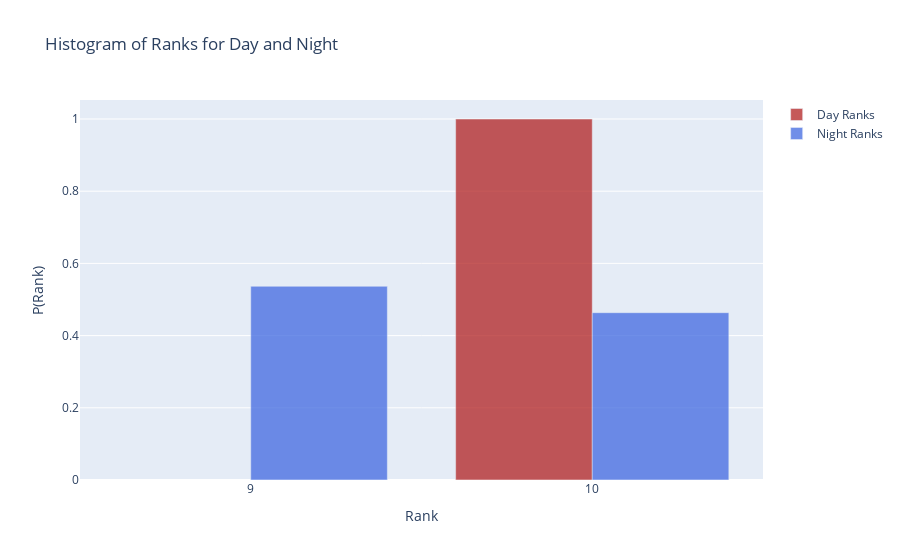

The notebook cell this image was saved under:
### Code cell
fig = go.Figure()


value, count = np.unique(all_ranks_day, return_counts=True)
count = count / count.sum()
fig.add_trace(
    go.Bar(
        x=value,
        y=count,
        name="Day Ranks",
        marker_color="firebrick",
        opacity=0.75,
    )
)

value, count = np.unique(all_ranks_night, return_counts=True)
count = count / count.sum()
fig.add_trace(
    go.Bar(
        x=value,
        y=count,
        name="Night Ranks",
        marker_color="royalblue",
        opacity=0.75,
    )
)

# Update layout
fig.update_layout(
    title="Histogram of Ranks for Day and Night",
    xaxis_title="Rank",
    yaxis_title="P(Rank)",
    barmode="group",
)

fig.show()

### Figure 1 — Plotly figure (JSON) as saved in the notebook; plotly's stock layout.template omitted (floating-point values rounded to 4 significant figures)
{"data": [{"marker": {"color": "firebrick"}, "name": "Day Ranks", "opacity": 0.75, "type": "bar", "x": [10], "y": [1]}, {"marker": {"color": "royalblue"}, "name": "Night Ranks", "opacity": 0.75, "type": "bar", "x": [9, 10], "y": [0.5366, 0.4634]}], "layout": {"barmode": "group", "title": {"text": "Histogram of Ranks for Day and Night"}, "xaxis": {"title": {"text": "Rank"}}, "yaxis": {"title": {"text": "P(Rank)"}}}}
